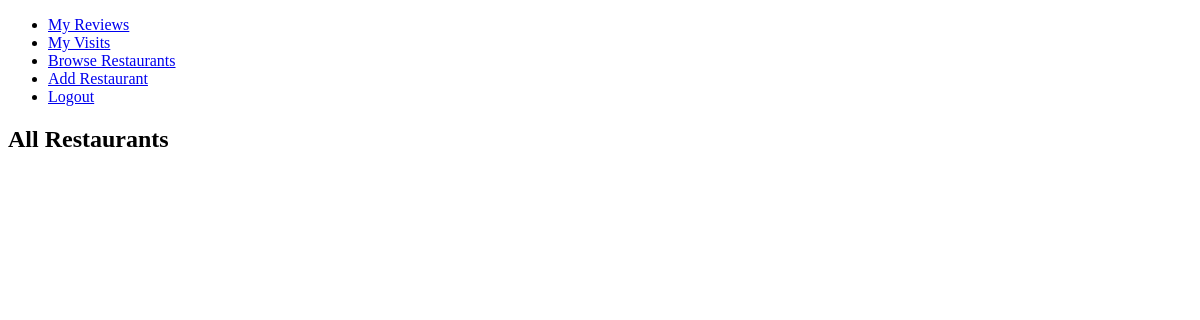
/restaurants/ (signed in), run on an earlier commit of the app's database.
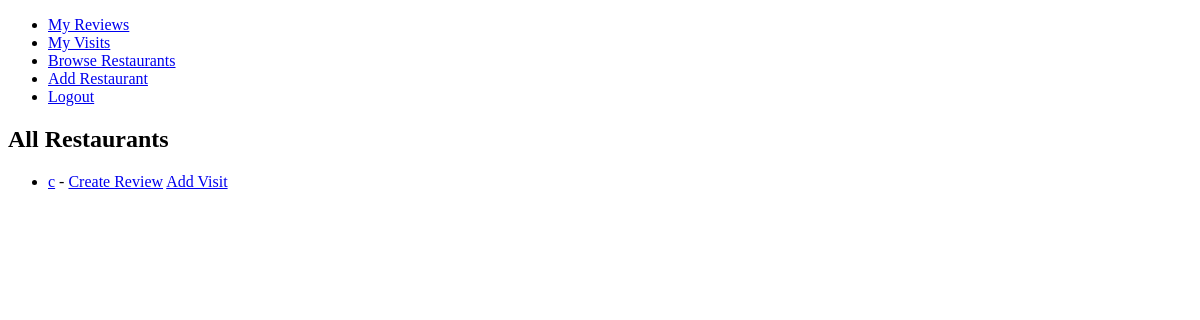
And on a later commit of the database.
### reviews/models.py (models this page shows, shortened)
class Restaurant(models.Model):
    RESTAURANT_TYPE_OPTIONS: List[Tuple[str, str]] = [
        ('african_cuisine', 'African cuisine'),
        ('american_cuisine', 'Cuisine of the Americas'),
        ('asian_cuisine', 'Asian cuisine'),
        ('european_cuisine', 'European cuisine'),
        ('oceanic_cuisine', 'Oceanic cuisine'),
    ]
    name = models.CharField(max_length=100)
    cuisine = models.CharField(max_length=50, choices=RESTAURANT_TYPE_OPTIONS, default='european_cuisine')
    address = models.TextField(max_length=200)
    created_by = models.ForeignKey(get_user_model(), on_delete=models.CASCADE)

### reviews/views.py (the view)
# urls.py: path('restaurants/', restaurant_list, name='restaurant_list'),
def restaurant_list(request):
    try:
        restaurants = Restaurant.objects.all()
        return render(request, 'reviews/restaurant_list.html', {'restaurants': restaurants})
    except DatabaseError as e:
        messages.error(request, f'Error retrieving restaurant list: {str(e)}')
        return render(request, 'reviews/restaurant_list.html', {'restaurants': []})

### reviews/templates/reviews/restaurant_list.html (shortened to what this page needs)
<!DOCTYPE html>
<html lang="en">
<head>
</head>
<body>
{% extends 'main.html' %}
{% block content %}
    <h2>All Restaurants</h2>
<ul>
    {% for restaurant in restaurants %}
        <li>
            <a href="{% url 'restaurant_detail' restaurant.id %}">{{ restaurant.name }}</a>
        -
            {% if user.is_authenticated %}
                <a href="{% url 'create_review' restaurant.id %}">Create Review</a>
                <a href="{% url 'add_visit' restaurant.id %}">Add Visit</a>
            {% endif %}
        </li>
    {% endfor %}
</ul>
{% endblock content %}

What changed in the data, as far as the page shows it:
added Restaurant: name "c"
